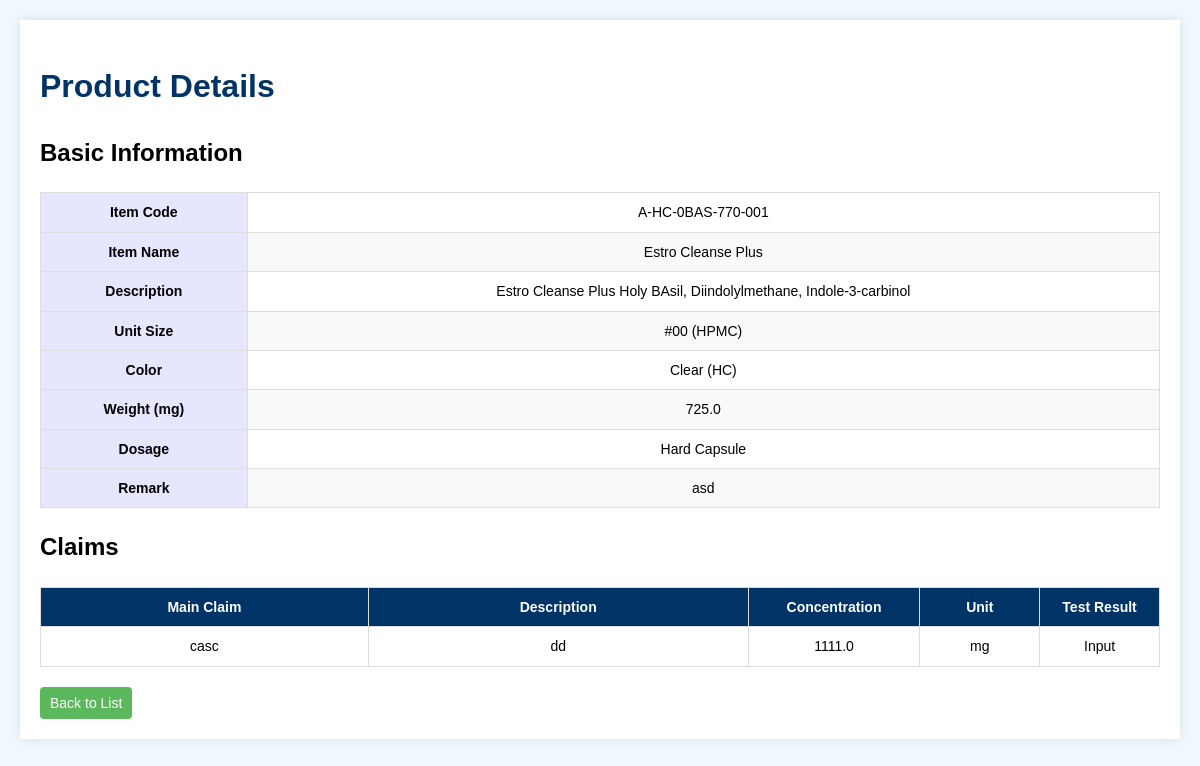
The page /view/A-HC-0BAS-770-001 (signed in) on the database as committed earlier.
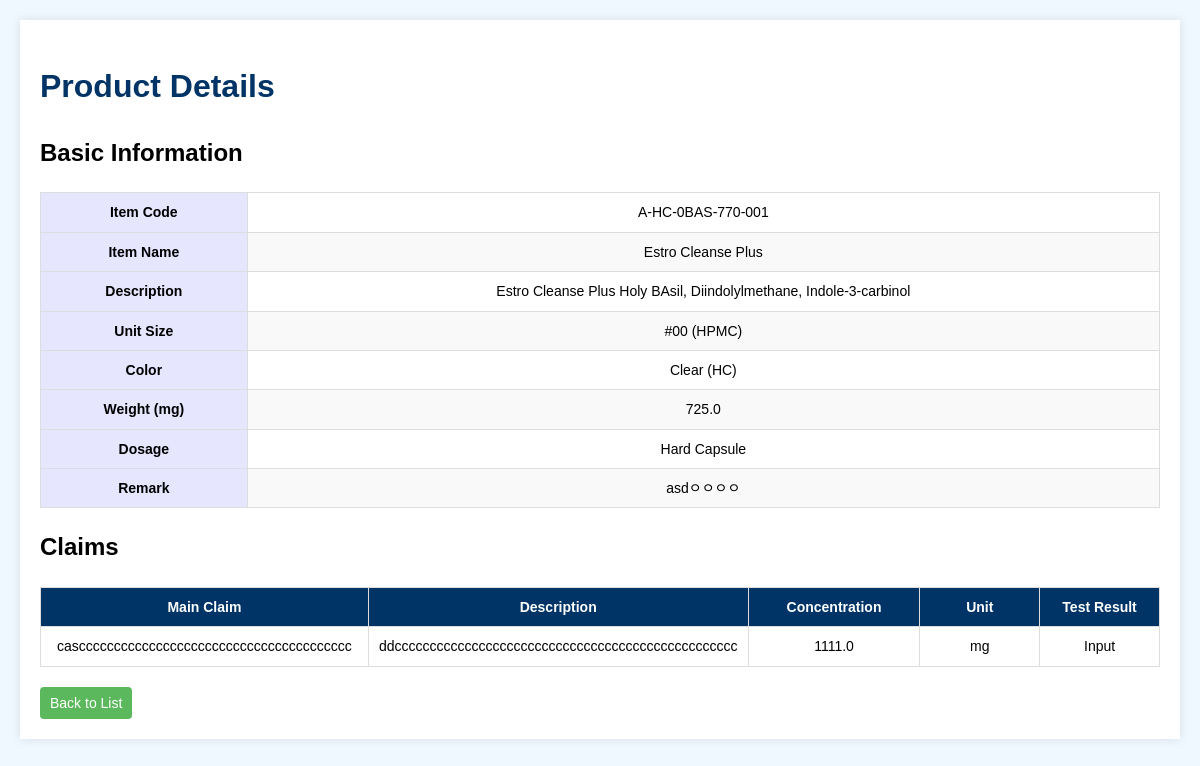
The same page on the database as committed later.
### tables this page shows
CREATE TABLE products (
            id INTEGER PRIMARY KEY AUTOINCREMENT,
            item_code TEXT UNIQUE NOT NULL,
            item_name TEXT,
            description TEXT,
            unit_size TEXT,
            color TEXT,
            weight REAL
        , dosage TEXT, remark TEXT);

CREATE TABLE claims (
            id INTEGER PRIMARY KEY AUTOINCREMENT,
            product_id INTEGER,
            claim_main TEXT,
            claim_description TEXT,
            claim_concentration REAL, claim_unit TEXT DEFAULT 'mg', test_result TEXT,
            FOREIGN KEY (product_id) REFERENCES products(id) ON DELETE CASCADE
        );

### app.py (the view)
@app.route('/view/<item_code>')
def view_product(item_code):
    db = get_db()
    cursor = db.cursor()
    cursor.execute('SELECT * FROM products WHERE item_code = ?', (item_code,))
    product = cursor.fetchone()
    if not product:
        flash("해당 제품을 찾을 수 없습니다.", "danger")
        return redirect(url_for("index"))
    cursor.execute('''
    SELECT claim_main, claim_description, claim_concentration, claim_unit, test_result
    FROM claims
    LEFT JOIN products ON claims.product_id = products.id
    WHERE products.item_code = ?
    ''', (item_code,))
    claims = cursor.fetchall()
    return render_template('view.html', product=product, claims=claims)

### app.py (called while the page is built)
@app.before_request
def before_request_func():
    global app_initialized
    if not app_initialized:
        with app.app_context():
            initialize_database()
            load_configurations()
        app_initialized = True

@app.before_request
def require_login():
    allowed_routes = ["login", "autocomplete", "static"]
    if "role" not in session and request.endpoint not in allowed_routes and not request.path.startswith('/static'):
        return redirect(url_for("login"))

def get_db():
    db = getattr(g, '_database', None)
    if db is None:
        db = g._database = sqlite3.connect(DB_FILE_PATH)
        db.row_factory = sqlite3.Row  # 컬럼명으로 접근 가능하도록 설정
    return db

@app.teardown_appcontext
def close_connection(exception):
    db = getattr(g, '_database', None)
    if db is not None:
        db.close()

### templates/view.html (shortened to what this page needs)
<!DOCTYPE html>
<html lang="en">
<head>
</head>
<body>
    <div class="container">
        <h1>Product Details</h1>
        <h2>Basic Information</h2>
        <table class="basic-info">
            <tr>
                <th>Item Code</th>
                <td>{{ product[1] }}</td>
            </tr>
            <tr>
                <th>Item Name</th>
                <td>{{ product[2] }}</td>
            </tr>
            <tr>
                <th>Description</th>
                <td>{{ product[3] }}</td>
            </tr>
            <tr>
                <th>Unit Size</th>
                <td>{{ product[4] }}</td>
            </tr>
            <tr>
                <th>Color</th>
                <td>{{ product[5] }}</td>
            </tr>
            <tr>
                <th>Weight (mg)</th>
                <td>{{ product[6] }}</td>
            </tr>
            <tr>
                <th>Dosage</th>
                <td>
                    {% if product[1].startswith('A-TB-') %}
                        Tablet
                    {% elif product[1].startswith('A-SG-') %}
                        Softgel
                    {% elif product[1].startswith('A-HC-') %}
                        Hard Capsule
                    {% elif product[1].startswith('A-SH-') %}
                        Sachet
                    {% elif product[1].startswith('A-PW-') %}
                        Powder
                    {% elif product[1].startswith('A-LQ-') %}
                        Liquid
                    {% elif 'PH-TB-' in product[1] %}
                        PH Tablet
                    {% elif 'PH-HC-' in product[1] %}
                        PH Hard Capsule
                    {% elif 'PH-SG-' in product[1] %}
                        PH Softgel
                    {% else %}
                        Unknown
                    {% endif %}
                </td>
            </tr>
            <tr>
                <th>Remark</th>
                <td>{{ product[8] }}</td>
            </tr>
        </table>
        <h2>Claims</h2>
        <table class="claims-table">
            <thead>
                <tr>
                    <th>Main Claim</th>
                    <th>Description</th>
                    <th>Concentration</th>
                    <th>Unit</th>
                    <th>Test Result</th>
                </tr>
            </thead>
            <tbody>
                {% for claim in claims %}
                <tr>
                    <td>{{ claim[0] }}</td>
                    <td>{{ claim[1] }}</td>
                    <td>{{ claim[2] }}</td>
                    <td>{{ claim[3] }}</td>
                    <td>{{ claim[4] }}</td>
                </tr>
                {% endfor %}
            </tbody>
        </table>
        <a href="{{ url_for('index') }}" class="btn">Back to List</a>
    </div>
</body>
</html>

### templates/view.html (style rules this page uses)
body { font-family: Arial, sans-serif; line-height: 1.6; margin: 0; padding: 20px; background-color: #f0f8ff; }
.container { max-width: 1500px; margin: auto; background: white; padding: 20px; box-shadow: 0 0 10px rgba(0,0,0,0.1); }
h1 { color: #003366; }
table { width: 100%; border-collapse: collapse; margin-bottom: 20px; font-size: 14px; }
th, td { padding: 8px; border: 1px solid #ddd; text-align: center; }
th { background-color: #003366; color: white; font-weight: bold; }
tr:nth-child(even) { background-color: #f9f9f9; }
.btn { display: inline-block; padding: 5px 10px; background-color: #5cb85c; color: white; text-decoration: none; border-radius: 4px; font-size: 14px; }
.basic-info th { text-align: center; color: Black; background-color: #e6e6ff; }
.claims-table { table-layout: fixed; width: 100%; }
.claims-table th { text-align: center; }
.claims-table td { word-wrap: break-word; word-break: break-all; white-space: normal; }
.claims-table td:nth-child(3), .claims-table td:nth-child(4), .claims-table td:nth-child(5) { text-align: center; }
.claims-table th:nth-child(1) { width: 30%; }
.claims-table th:nth-child(2) { width: 35%; }
.claims-table th:nth-child(3) { width: 15%; }
.claims-table th:nth-child(4) { width: 10%; }
.claims-table th:nth-child(5) { width: 10%; }

Rows that differ between the two databases and show on the page:
removed claims: claim_main "casc", claim_description "dd", claim_concentration "1111.0", claim_unit "mg", test_result "Input"
changed products "A-HC-0BAS-770-001": remark "asd" → "asdㅇㅇㅇㅇ"
added claims: claim_main "casccccccccccccccccccccccccccccccccccccccc", claim_description "ddccccccccccccccccccccccccccccccccccccccccccccccccc", claim_concentration "1111.0", claim_unit "mg", test_result "Input"
